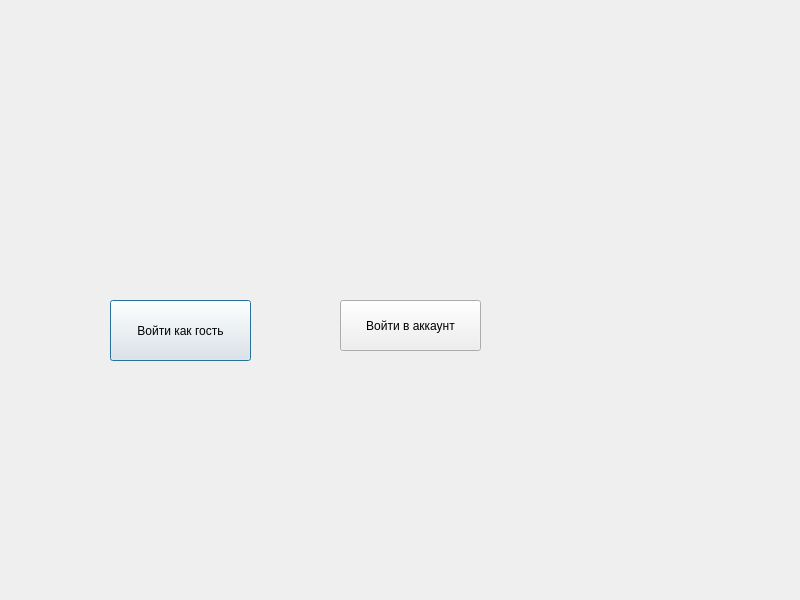
<?xml version="1.0" encoding="UTF-8"?>
<ui version="4.0">
 <class>StartDialog</class>
 <widget class="QDialog" name="StartDialog">
  <property name="geometry">
   <rect>
    <x>0</x>
    <y>0</y>
    <width>800</width>
    <height>600</height>
   </rect>
  </property>
  <property name="windowTitle">
   <string>StartDialog</string>
  </property>
  <widget class="QPushButton" name="guestButton">
   <property name="geometry">
    <rect>
     <x>110</x>
     <y>300</y>
     <width>141</width>
     <height>61</height>
    </rect>
   </property>
   <property name="text">
    <string>Войти как гость</string>
   </property>
  </widget>
  <widget class="QPushButton" name="loginButton">
   <property name="geometry">
    <rect>
     <x>340</x>
     <y>300</y>
     <width>141</width>
     <height>51</height>
    </rect>
   </property>
   <property name="text">
    <string>Войти в аккаунт</string>
   </property>
  </widget>
 </widget>
 <resources/>
 <connections/>
</ui>
